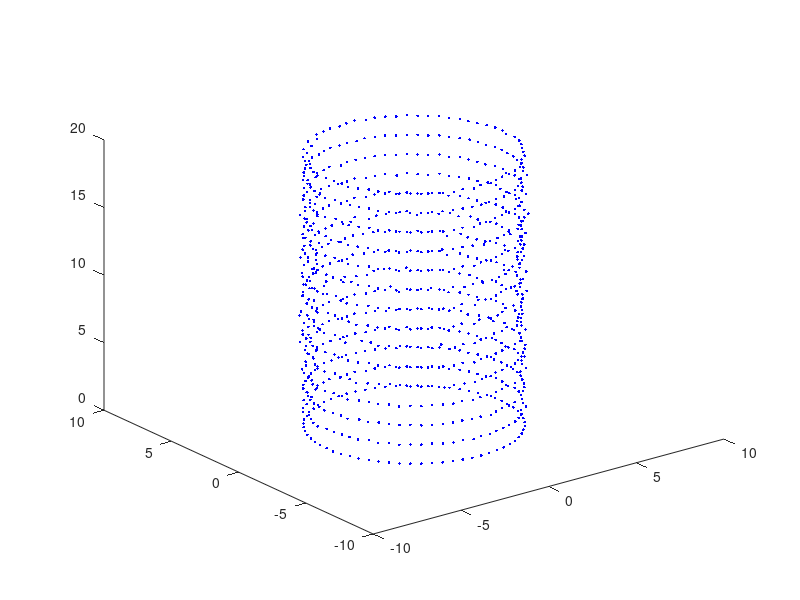

This chart was generated by the following MATLAB code:
%% Model for LER in SNW-FET
clear all;
%% Change parameters here
radius = 5;         % NW radius
l = 10;             % NW length
A = 1/3;              % Roughness amplitude
lambda = 2;         % Correlation length
alpha = 1;          % Roughness coefficient
corr = 1;           % Correlation cofactor
Fs = 8;             % Sampling frequency
Fr = 64;            % Samples along circumference
%%
sp = -l/2:l/Fs:l/2-1/Fs;
theta = 0:2*pi/Fr:2*pi-1/Fr;
xm = [5*cos(theta)' 5*sin(theta)'];
z = (0:2*Fs-2)*l/(Fs-1)        % CHECK HERE!

%acf = A*gaussmf(x,[lambda^2,0]);
acf = A*exp((-sp.^2/(2*lambda^2))*alpha);
n = 2^nextpow2(length(sp));
facf = fft(acf,n);
facf = facf/n;
%f = Fs*(-n/2:n/2-1)/n;

%facf = abs(facf/n);
%facf1 = facf(1:n/2+1);
%facf1 (2:end-1) = 2*facf1(2:end-1);

%plot(f,facf);

%corr_mat = [1 0; corr sqrt(1-corr^2)];
 
noise1 = wgn(1,Fs,lambda^2);
% noise2 = wgn(1,Fs,lambda^2);
% pnoise = corr_mat*[noise1 ; noise2];
noise = wgn(Fs,Fr,10*log10(lambda^2));

fnoise = fft(noise)/n;

for i = 1:Fr
    a = conv(fnoise(:,i),facf);
    a = n*ifft(a);
    frx = real(a)*cos(theta(i)) + xm(i,1);
    fry = real(a)*sin(theta(i)) + xm(i,2);
    
    plot3(frx,fry,z,'.b');
    hold on
    axis([-2*radius 2*radius -2*radius 2*radius 0 2*l])
    
end



